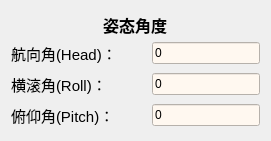
   <widget class="QWidget" name="layoutWidget_7">
    <property name="geometry">
     <rect>
      <x>1000</x>
      <y>440</y>
      <width>271</width>
      <height>141</height>
     </rect>
    </property>
    <layout class="QVBoxLayout" name="Attitude">
     <item alignment="Qt::AlignHCenter">
      <widget class="QLabel" name="label_25">
       <property name="enabled">
        <bool>true</bool>
       </property>
       <property name="minimumSize">
        <size>
         <width>172</width>
         <height>21</height>
        </size>
       </property>
       <property name="maximumSize">
        <size>
         <width>172</width>
         <height>21</height>
        </size>
       </property>
       <property name="font">
        <font>
         <family>微软雅黑</family>
        </font>
       </property>
       <property name="text">
        <string>&lt;html&gt;&lt;head/&gt;&lt;body&gt;&lt;p&gt;&lt;span style=&quot; font-size:12pt; font-weight:700;&quot;&gt;姿态角度&lt;/span&gt;&lt;/p&gt;&lt;/body&gt;&lt;/html&gt;</string>
       </property>
       <property name="alignment">
        <set>Qt::AlignCenter</set>
       </property>
      </widget>
     </item>
     <item>
      <layout class="QHBoxLayout" name="horizontalLayout_11" stretch="5,8">
       <item>
        <widget class="QLabel" name="label_26">
         <property name="font">
          <font>
           <pointsize>11</pointsize>
          </font>
         </property>
         <property name="text">
          <string>&lt;html&gt;&lt;head/&gt;&lt;body&gt;&lt;p&gt;航向角(Head)：&lt;/p&gt;&lt;/body&gt;&lt;/html&gt;</string>
         </property>
        </widget>
       </item>
       <item alignment="Qt::AlignRight">
        <widget class="QLineEdit" name="lineEdit_yaw">
         <property name="maximumSize">
          <size>
           <width>180</width>
           <height>16777215</height>
          </size>
         </property>
         <property name="styleSheet">
          <string notr="true">background-color: rgb(255, 248, 240);</string>
         </property>
         <property name="text">
          <string>0</string>
         </property>
        </widget>
       </item>
      </layout>
     </item>
     <item>
      <layout class="QHBoxLayout" name="horizontalLayout_13">
       <item>
        <widget class="QLabel" name="label_28">
         <property name="font">
          <font>
           <pointsize>11</pointsize>
          </font>
         </property>
         <property name="text">
          <string>&lt;html&gt;&lt;head/&gt;&lt;body&gt;&lt;p&gt;横滚角(Roll)：&lt;/p&gt;&lt;/body&gt;&lt;/html&gt;</string>
         </property>
        </widget>
       </item>
       <item alignment="Qt::AlignRight">
        <widget class="QLineEdit" name="lineEdit_roll">
         <property name="maximumSize">
          <size>
           <width>180</width>
           <height>16777215</height>
          </size>
         </property>
         <property name="styleSheet">
          <string notr="true">background-color: rgb(255, 248, 240);</string>
         </property>
         <property name="text">
          <string>0</string>
         </property>
        </widget>
       </item>
      </layout>
     </item>
     <item>
      <layout class="QHBoxLayout" name="horizontalLayout_12">
       <item>
        <widget class="QLabel" name="label_27">
         <property name="font">
          <font>
           <pointsize>11</pointsize>
          </font>
         </property>
         <property name="text">
          <string>&lt;html&gt;&lt;head/&gt;&lt;body&gt;&lt;p&gt;俯仰角(Pitch)：&lt;/p&gt;&lt;/body&gt;&lt;/html&gt;</string>
         </property>
        </widget>
       </item>
       <item alignment="Qt::AlignRight">
        <widget class="QLineEdit" name="lineEdit_pitch">
         <property name="maximumSize">
          <size>
           <width>180</width>
           <height>16777215</height>
          </size>
         </property>
         <property name="styleSheet">
          <string notr="true">background-color: rgb(255, 248, 240);</string>
         </property>
         <property name="text">
          <string>0</string>
         </property>
        </widget>
       </item>
      </layout>
     </item>
    </layout>
   </widget>
